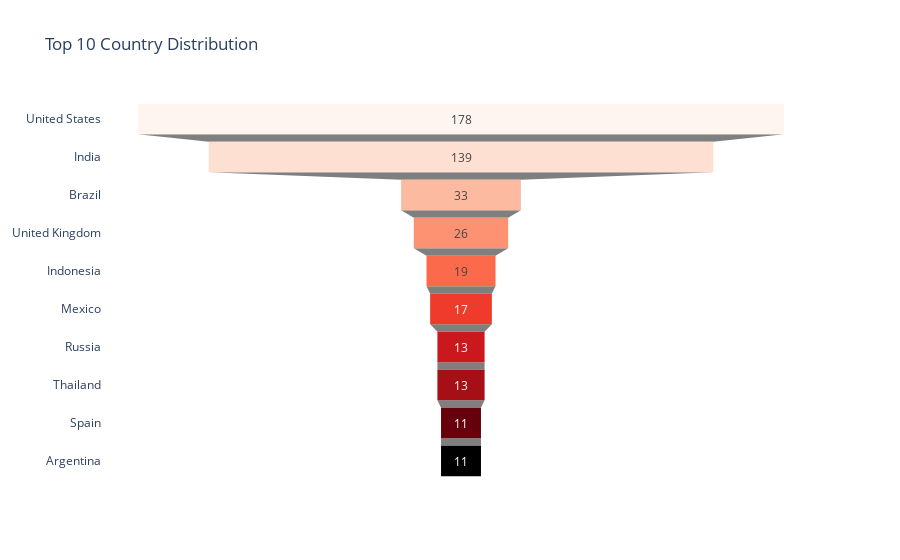

The notebook cell saved with this chart:
### Markdown cell above
<a id="2.5"></a>
##  <div style="text-align: left; background-color: #F75D59; font-family: Times New Roman; color: white; padding: 6px; line-height: 1;border-radius:10px">2.5. Geographical Distribution </div>

### Code cell
country_counts = df['Country'].value_counts()[:10]
fig = go.Figure(go.Funnel(
    y=country_counts.index,
    x=country_counts.values, 
    textinfo='value',
    marker={'color': color_scheme}
))

fig.update_layout(
    title_text='Top 10 Country Distribution',
    template='plotly_white'
)
fig.show()

### Figure 1 — Plotly figure (JSON) as saved in the notebook; plotly's stock layout.template omitted (floating-point values rounded to 4 significant figures)
{"data": [{"marker": {"color": ["rgb(255,245,240)", "rgb(254,224,210)", "rgb(252,187,161)", "rgb(252,146,114)", "rgb(251,106,74)", "rgb(239,59,44)", "rgb(203,24,29)", "rgb(165,15,21)", "rgb(103,0,13)"]}, "textinfo": "value", "type": "funnel", "x": [178, 139, 33, 26, 19, 17, 13, 13, 11, 11], "y": ["United States", "India", "Brazil", "United Kingdom", "Indonesia", "Mexico", "Russia", "Thailand", "Spain", "Argentina"]}], "layout": {"title": {"text": "Top 10 Country Distribution"}}}
